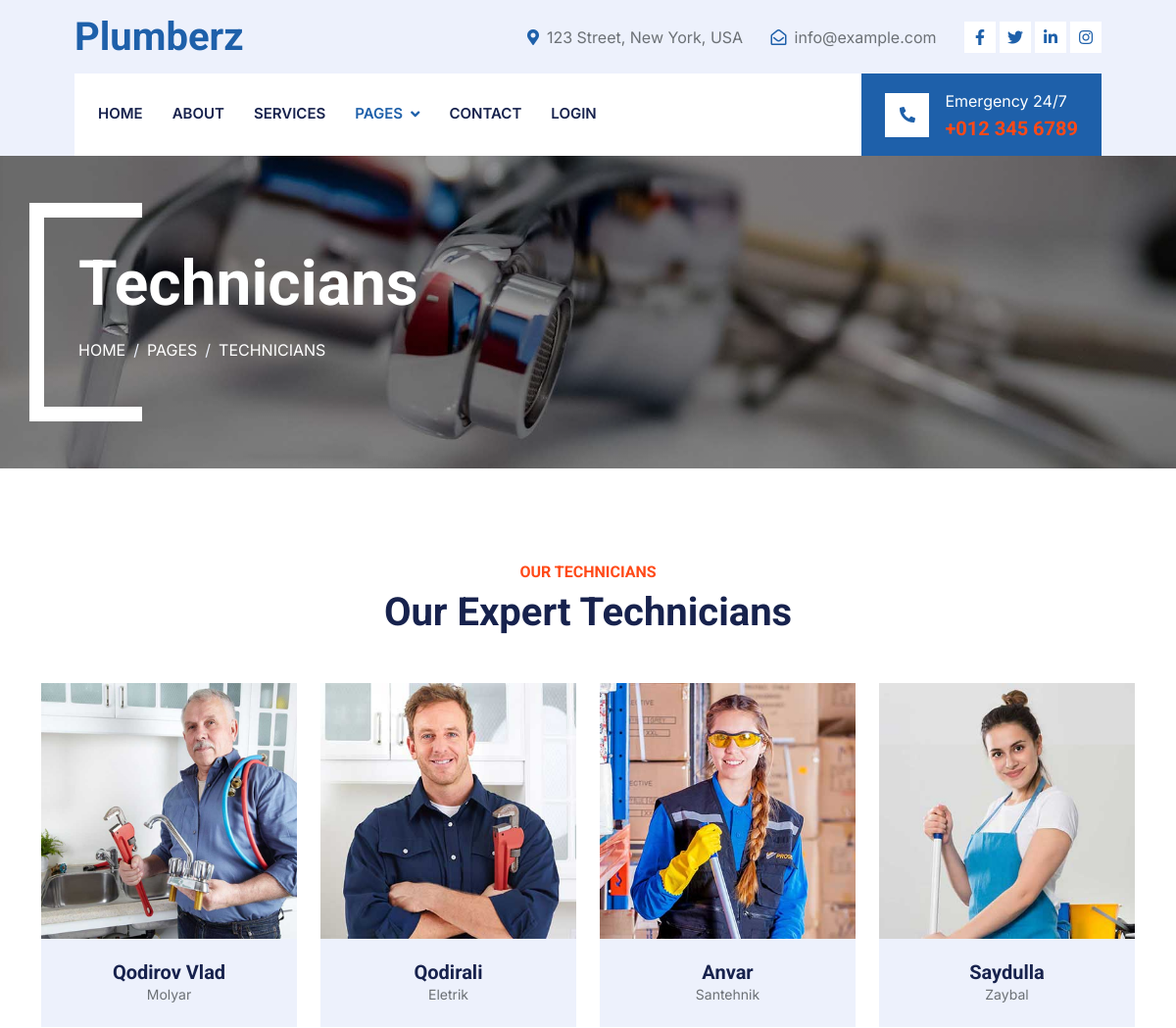
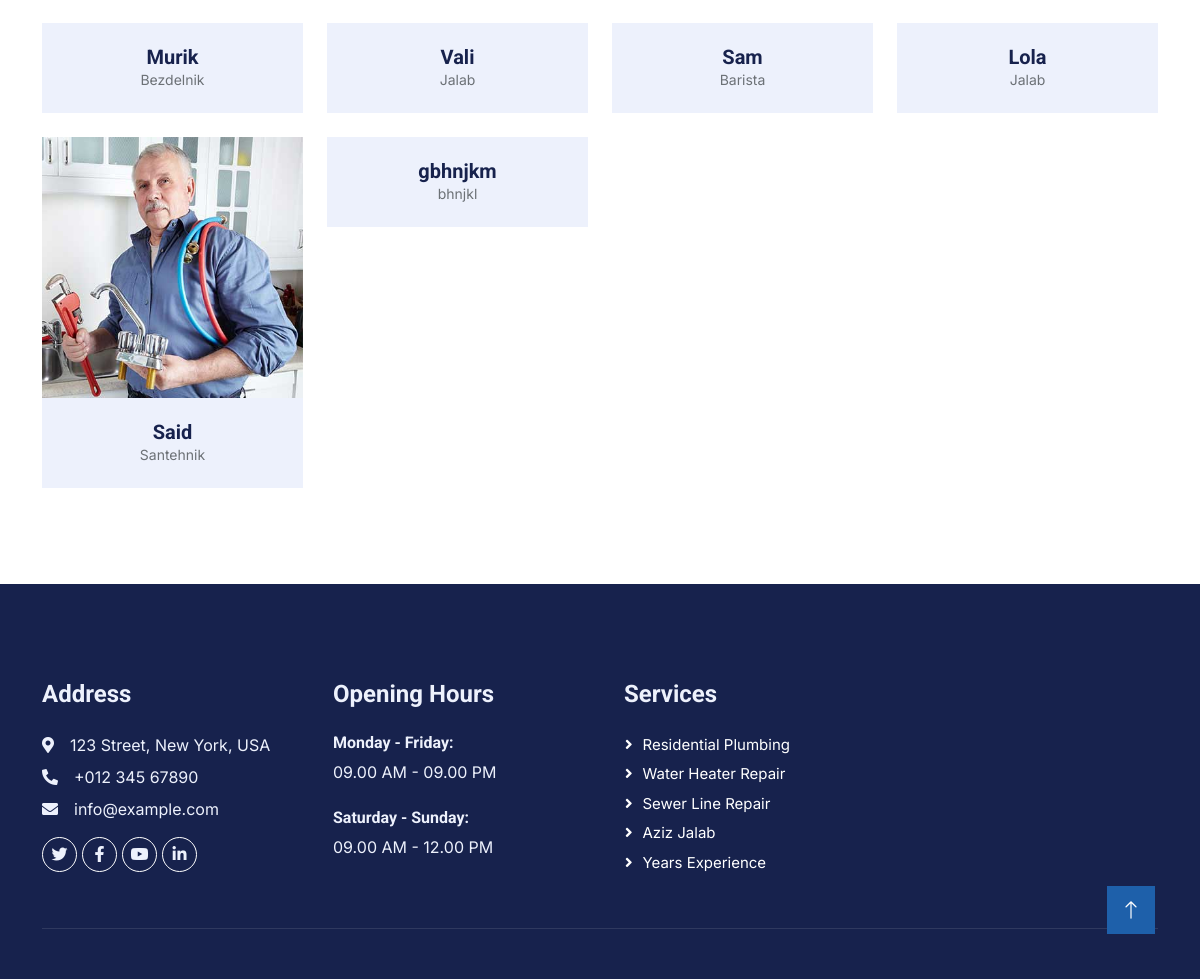
Page /team/ on the committed database (2 pictures, top to bottom).
### pages/models.py (models this page shows, shortened)
class Staff(models.Model):
    full_name = models.CharField(verbose_name="Full Name", max_length=150)
    designation = models.CharField(verbose_name="Designation", max_length=150)
    facebook = models.URLField(verbose_name="Facebook", blank=True, null=True)
    twitter = models.URLField(verbose_name="Twitter", blank=True, null=True)
    instagram = models.URLField(verbose_name="Instagram", blank=True, null=True)
    def get_photo_staff(self):
        photo = self.staffimage_set.all().first()
        if photo is not None:
            return photo.photo.url
        return "https://images.satu.kz/126101312_w640_h640_razdel-v-razrabotketovary.jpg"
    class Meta:
        verbose_name = "Staff"
        verbose_name_plural = "Staffs"

class StaffImage(models.Model):
    photo = models.ImageField(verbose_name="Foto", upload_to="staff/", blank=True, null=True)
    staff = models.ForeignKey(Staff, on_delete=models.CASCADE)

class Service(models.Model):
    title = models.CharField(verbose_name="Название категории", max_length=150, unique=True)
    description = models.TextField(verbose_name="Описание услуги")
    slug = models.SlugField(blank=True, null=True, unique=True)
    quality = models.BooleanField(default=False)
    customer = models.BooleanField(default=False)
    supports = models.BooleanField(default=False)
    class Meta:
        verbose_name = "Сервис"
        verbose_name_plural = "Сервисы"

### pages/views.py (the view)
# urls.py: path("team/", views.team_view, name="team"),
def team_view(request):
    services = Service.objects.all()
    staffs = Staff.objects.all()
    context = {
        'active_page': 'pages',
        'services': services,
        'staffs': staffs,
    }
    return render(request, "pages/team.html", context)

### templates/pages/team.html (shortened to what this page needs)
{% extends 'base.html' %}
{% load static %}
{% block css %}
    <link href="https://cdnjs.cloudflare.com/ajax/libs/font-awesome/5.10.0/css/all.min.css" rel="stylesheet">
    <link href="https://cdn.jsdelivr.net/npm/bootstrap-icons@1.4.1/font/bootstrap-icons.css" rel="stylesheet">
    <link href="{% static 'lib/animate/animate.min.css' %}" rel="stylesheet">
    <link href="{% static 'lib/owlcarousel/assets/owl.carousel.min.css' %}" rel="stylesheet">
    <link href="{% static 'lib/tempusdominus/css/tempusdominus-bootstrap-4.min.css' %}" rel="stylesheet"/>
    <link href="{% static 'css/bootstrap.min.css' %}" rel="stylesheet">
    <link href="{% static 'css/style.css' %}" rel="stylesheet">
{% endblock %}
{% block content %}
    <div class="container-fluid page-header mb-5 py-5">
        <div class="container">
            <h1 class="display-3 text-white mb-3 animated slideInDown">Technicians</h1>
            <nav aria-label="breadcrumb animated slideInDown">
                <ol class="breadcrumb text-uppercase">
                    <li class="breadcrumb-item"><a class="text-white" href="#">Home</a></li>
                    <li class="breadcrumb-item"><a class="text-white" href="#">Pages</a></li>
                    <li class="breadcrumb-item text-white active" aria-current="page">Technicians</li>
                </ol>
            </nav>
        </div>
    </div>
    <div class="container-xxl py-5">
        <div class="container">
            <div class="text-center wow fadeInUp" data-wow-delay="0.1s">
                <h6 class="text-secondary text-uppercase">Our Technicians</h6>
                <h1 class="mb-5">Our Expert Technicians</h1>
            </div>
            <div class="row g-4">
                {% for staff in staffs %}
                    <div class="col-lg-3 col-md-6 wow fadeInUp" data-wow-delay="0.1s">
                        <div class="team-item">
                            <div class="position-relative overflow-hidden">
                                <img class="img-fluid" src="{{ staff.get_photo_staff }}" alt="">
                            </div>
                            <div class="team-text">
                                <div class="bg-light">
                                    <h5 class="fw-bold mb-0">{{ staff.full_name }}</h5>
                                    <small>{{ staff.designation }}</small>
                                </div>
                            </div>
                        </div>
                    </div>
                {% endfor %}
            </div>
        </div>
    </div>
{% endblock %}

### templates/base.html (shortened to what this page needs)
{% load static %}
{% block css %}
{% endblock %}
<div class="container-fluid bg-light d-none d-lg-block">
    <div class="row align-items-center top-bar">
        <div class="col-lg-3 col-md-12 text-center text-lg-start">
            <a href="{% url 'home' %}" class="navbar-brand m-0 p-0">
                <h1 class="text-primary m-0">Plumberz</h1>
            </a>
        </div>
        <div class="col-lg-9 col-md-12 text-end">
            <div class="h-100 d-inline-flex align-items-center me-4">
                <i class="fa fa-map-marker-alt text-primary me-2"></i>
                <p class="m-0">123 Street, New York, USA</p>
            </div>
            <div class="h-100 d-inline-flex align-items-center me-4">
                <i class="far fa-envelope-open text-primary me-2"></i>
                <p class="m-0">info@example.com</p>
            </div>
            <div class="h-100 d-inline-flex align-items-center">
                <a class="btn btn-sm-square bg-white text-primary me-1" href=""><i class="fab fa-facebook-f"></i></a>
                <a class="btn btn-sm-square bg-white text-primary me-1" href=""><i class="fab fa-twitter"></i></a>
                <a class="btn btn-sm-square bg-white text-primary me-1" href=""><i class="fab fa-linkedin-in"></i></a>
                <a class="btn btn-sm-square bg-white text-primary me-0" href=""><i class="fab fa-instagram"></i></a>
            </div>
        </div>
    </div>
</div>
<div class="container-fluid nav-bar bg-light">
    <nav class="navbar navbar-expand-lg navbar-light bg-white p-3 py-lg-0 px-lg-4">
        <div class="collapse navbar-collapse" id="navbarCollapse">
            <div class="navbar-nav me-auto">
                <a href="{% url 'home' %}" class="nav-item nav-link {% if active_page == 'home' %}active{% endif %}">Home</a>
                <a href="{% url 'about' %}" class="nav-item nav-link {% if active_page == 'about' %}active{% endif %}">About</a>
                <a href="{% url 'service' %}" class="nav-item nav-link {% if active_page == 'service' %}active{% endif %}">Services</a>
                <div class="nav-item dropdown">
                    <a href="#" class="nav-link dropdown-toggle {% if active_page == 'pages' %}active{% endif %}" data-bs-toggle="dropdown">Pages</a>
                </div>
                <a href="{% url 'contact' %}" class="nav-item nav-link {% if active_page == 'contact' %}active{% endif %}">Contact</a>
                {% if not request.user.is_authenticated %}
                    <a href="{% url 'login' %}" class="nav-item nav-link {% if active_page == 'login' %}active{% endif %}">Login</a>
                {% endif %}
            </div>
            <div class="mt-4 mt-lg-0 me-lg-n4 py-3 px-4 bg-primary d-flex align-items-center">
                <div class="d-flex flex-shrink-0 align-items-center justify-content-center bg-white"
                     style="width: 45px; height: 45px;">
                    <i class="fa fa-phone-alt text-primary"></i>
                </div>
                <div class="ms-3">
                    <p class="mb-1 text-white">Emergency 24/7</p>
                    <h5 class="m-0 text-secondary">+012 345 6789</h5>
                </div>
            </div>
        </div>
    </nav>
</div>
{% block content %}
{% endblock content %}
<div class="container-fluid bg-dark text-light footer pt-5 mt-5 wow fadeIn" data-wow-delay="0.1s">
    <div class="container py-5">
        <div class="row g-5">
            <div class="col-lg-3 col-md-6">
                <h4 class="text-light mb-4">Address</h4>
                <p class="mb-2"><i class="fa fa-map-marker-alt me-3"></i>123 Street, New York, USA</p>
                <p class="mb-2"><i class="fa fa-phone-alt me-3"></i>+012 345 67890</p>
                <p class="mb-2"><i class="fa fa-envelope me-3"></i>info@example.com</p>
                <div class="d-flex pt-2">
                    <a class="btn btn-outline-light btn-social" href=""><i class="fab fa-twitter"></i></a>
                    <a class="btn btn-outline-light btn-social" href=""><i class="fab fa-facebook-f"></i></a>
                    <a class="btn btn-outline-light btn-social" href=""><i class="fab fa-youtube"></i></a>
                    <a class="btn btn-outline-light btn-social" href=""><i class="fab fa-linkedin-in"></i></a>
                </div>
            </div>
            <div class="col-lg-3 col-md-6">
                <h4 class="text-light mb-4">Opening Hours</h4>
                <h6 class="text-light">Monday - Friday:</h6>
                <p class="mb-4">09.00 AM - 09.00 PM</p>
                <h6 class="text-light">Saturday - Sunday:</h6>
                <p class="mb-0">09.00 AM - 12.00 PM</p>
            </div>
            <div class="col-lg-3 col-md-6">
                <h4 class="text-light mb-4">Services</h4>
                {% for service in services %}
                    <a class="btn btn-link" href="{% url 'service' %}">{{  service.title }}</a>
                {% endfor %}
            </div>
        </div>
    </div>
    <div class="container">
        <div class="copyright">
        </div>
    </div>
</div>
<a href="#" class="btn btn-lg btn-primary btn-lg-square rounded-0 back-to-top"><i class="bi bi-arrow-up"></i></a>

### static/css/style.css (style rules this page uses)
.back-to-top { position: fixed; display: none; right: 45px; bottom: 45px; z-index: 99; }
.btn { font-weight: 600; transition: .5s; }
.btn.btn-primary, .btn.btn-secondary { color: #FFFFFF; }
.btn-sm-square { width: 32px; height: 32px; }
.btn-lg-square { width: 48px; height: 48px; }
.btn-square, .btn-sm-square, .btn-lg-square { padding: 0; display: flex; align-items: center; justify-content: center; font-weight: normal; }
.top-bar { height: 75px; padding: 0 4rem; }
.nav-bar { position: relative; padding: 0 4.75rem; transition: .5s; z-index: 9999; }
.navbar .dropdown-toggle::after { border: none; content: "\f107"; font-family: "Font Awesome 5 Free"; font-weight: 900; vertical-align: middle; margin-left: 8px; }
.navbar-light .navbar-nav .nav-link { margin-right: 30px; padding: 25px 0; color: var(--dark); font-size: 15px; font-weight: 600; text-transform: uppercase; outline: none; }
.navbar-light .navbar-nav .nav-link:hover, .navbar-light .navbar-nav .nav-link.active { color: var(--primary); }
.header-carousel .container, .page-header .container { position: relative; padding: 45px 0 45px 35px; border-left: 15px solid #FFFFFF; }
.header-carousel .container::before, .header-carousel .container::after, .page-header .container::before, .page-header .container::after { position: absolute; content: ""; top: 0; left: 0; width: 100px; height: 15px; background: #FFFFFF; }
.header-carousel .container::after, .page-header .container::after { top: 100%; margin-top: -15px; }
.page-header { background: linear-gradient(rgba(0, 0, 0, .4), rgba(0, 0, 0, .4)), url(../img/bg.jpg) center center no-repeat; background-size: cover; }
.breadcrumb-item + .breadcrumb-item::before { color: var(--light); }
.team-item img { transition: .5s; }
.team-item .team-text { height: 90px; overflow: hidden; }
.team-item .team-text .bg-light, .team-item .team-text .bg-primary { position: relative; height: 90px; display: flex; align-items: center; justify-content: center; flex-direction: column; transition: .5s; }
.footer .btn.btn-social { margin-right: 5px; width: 35px; height: 35px; display: flex; align-items: center; justify-content: center; color: var(--light); border: 1px solid #FFFFFF; border-radius: 35px; transition: .3s; }
.footer .btn.btn-link { display: block; margin-bottom: 5px; padding: 0; text-align: left; color: #FFFFFF; font-size: 15px; font-weight: normal; text-transform: capitalize; transition: .3s; }
.footer .btn.btn-link::before { position: relative; content: "\f105"; font-family: "Font Awesome 5 Free"; font-weight: 900; margin-right: 10px; }
.footer .copyright { padding: 25px 0; font-size: 15px; border-top: 1px solid rgba(256, 256, 256, .1); }

### rows in the picture
Staff: get_photo_staff (picture), full_name "Qodirov Vlad", designation "Molyar"
Staff: get_photo_staff (picture), full_name "Qodirali", designation "Eletrik"
Staff: get_photo_staff (picture), full_name "Anvar", designation "Santehnik"
Staff: get_photo_staff (picture), full_name "Saydulla", designation "Zaybal"
Staff: full_name "Murik", designation "Bezdelnik"
Staff: full_name "Vali", designation "Jalab"
Staff: full_name "Sam", designation "Barista"
Staff: full_name "Lola", designation "Jalab"
Staff: get_photo_staff (picture), full_name "Said", designation "Santehnik"
Staff: full_name "gbhnjkm", designation "bhnjkl"
Service: title "Residential Plumbing"
Service: title "Water Heater Repair"
Service: title "Sewer Line Repair"
Service: title "Aziz Jalab"
Service: title "Years Experience"
